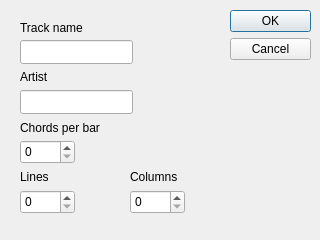
<?xml version="1.0" encoding="UTF-8"?>
<ui version="4.0">
 <class>NewGridDialog</class>
 <widget class="QDialog" name="NewGridDialog">
  <property name="geometry">
   <rect>
    <x>0</x>
    <y>0</y>
    <width>320</width>
    <height>240</height>
   </rect>
  </property>
  <property name="windowTitle">
   <string>Dialog</string>
  </property>
  <widget class="QDialogButtonBox" name="buttonBox">
   <property name="geometry">
    <rect>
     <x>230</x>
     <y>10</y>
     <width>81</width>
     <height>221</height>
    </rect>
   </property>
   <property name="orientation">
    <enum>Qt::Vertical</enum>
   </property>
   <property name="standardButtons">
    <set>QDialogButtonBox::Cancel|QDialogButtonBox::Ok</set>
   </property>
  </widget>
  <widget class="QLabel" name="label_2">
   <property name="geometry">
    <rect>
     <x>20</x>
     <y>70</y>
     <width>57</width>
     <height>14</height>
    </rect>
   </property>
   <property name="text">
    <string>Artist</string>
   </property>
  </widget>
  <widget class="QLineEdit" name="t_trackname">
   <property name="geometry">
    <rect>
     <x>20</x>
     <y>40</y>
     <width>113</width>
     <height>24</height>
    </rect>
   </property>
  </widget>
  <widget class="QLineEdit" name="t_artist">
   <property name="geometry">
    <rect>
     <x>20</x>
     <y>90</y>
     <width>113</width>
     <height>24</height>
    </rect>
   </property>
  </widget>
  <widget class="QLabel" name="label">
   <property name="geometry">
    <rect>
     <x>20</x>
     <y>20</y>
     <width>71</width>
     <height>16</height>
    </rect>
   </property>
   <property name="text">
    <string>Track name</string>
   </property>
  </widget>
  <widget class="QLabel" name="label_3">
   <property name="geometry">
    <rect>
     <x>20</x>
     <y>120</y>
     <width>111</width>
     <height>16</height>
    </rect>
   </property>
   <property name="text">
    <string>Chords per bar</string>
   </property>
  </widget>
  <widget class="QSpinBox" name="t_barsize">
   <property name="geometry">
    <rect>
     <x>20</x>
     <y>140</y>
     <width>55</width>
     <height>24</height>
    </rect>
   </property>
  </widget>
  <widget class="QLabel" name="label_4">
   <property name="geometry">
    <rect>
     <x>130</x>
     <y>170</y>
     <width>57</width>
     <height>14</height>
    </rect>
   </property>
   <property name="text">
    <string>Columns</string>
   </property>
  </widget>
  <widget class="QSpinBox" name="t_lines">
   <property name="geometry">
    <rect>
     <x>20</x>
     <y>190</y>
     <width>55</width>
     <height>24</height>
    </rect>
   </property>
  </widget>
  <widget class="QSpinBox" name="t_columns">
   <property name="geometry">
    <rect>
     <x>130</x>
     <y>190</y>
     <width>55</width>
     <height>24</height>
    </rect>
   </property>
  </widget>
  <widget class="QLabel" name="label_5">
   <property name="geometry">
    <rect>
     <x>20</x>
     <y>170</y>
     <width>57</width>
     <height>14</height>
    </rect>
   </property>
   <property name="text">
    <string>Lines</string>
   </property>
  </widget>
 </widget>
 <resources/>
 <connections>
  <connection>
   <sender>buttonBox</sender>
   <signal>accepted()</signal>
   <receiver>NewGridDialog</receiver>
   <slot>accept()</slot>
   <hints>
    <hint type="sourcelabel">
     <x>248</x>
     <y>254</y>
    </hint>
    <hint type="destinationlabel">
     <x>157</x>
     <y>274</y>
    </hint>
   </hints>
  </connection>
  <connection>
   <sender>buttonBox</sender>
   <signal>rejected()</signal>
   <receiver>NewGridDialog</receiver>
   <slot>reject()</slot>
   <hints>
    <hint type="sourcelabel">
     <x>316</x>
     <y>260</y>
    </hint>
    <hint type="destinationlabel">
     <x>286</x>
     <y>274</y>
    </hint>
   </hints>
  </connection>
 </connections>
</ui>
